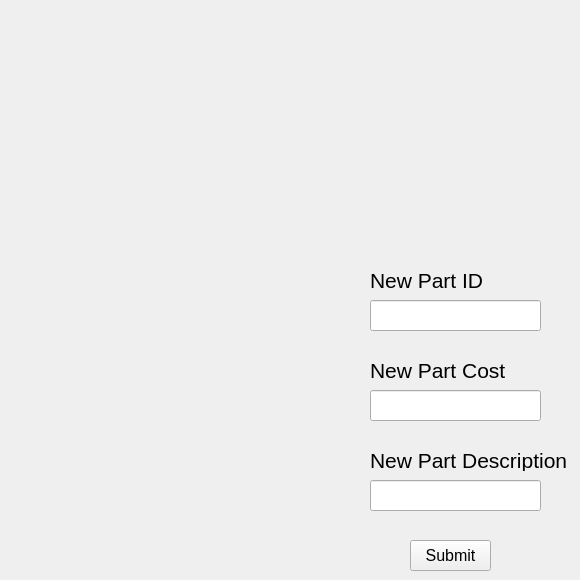
    <widget class="QWidget" name="new_part_page">
     <widget class="QLineEdit" name="new_part_part_id_input_box">
      <property name="geometry">
       <rect>
        <x>370</x>
        <y>300</y>
        <width>171</width>
        <height>31</height>
       </rect>
      </property>
     </widget>
     <widget class="QLabel" name="new_part_id_label">
      <property name="geometry">
       <rect>
        <x>370</x>
        <y>270</y>
        <width>121</width>
        <height>21</height>
       </rect>
      </property>
      <property name="font">
       <font>
        <pointsize>16</pointsize>
       </font>
      </property>
      <property name="text">
       <string>New Part ID</string>
      </property>
     </widget>
     <widget class="QLineEdit" name="new_part_part_cost_input_box">
      <property name="geometry">
       <rect>
        <x>370</x>
        <y>390</y>
        <width>171</width>
        <height>31</height>
       </rect>
      </property>
     </widget>
     <widget class="QLabel" name="new_part_cost_label">
      <property name="geometry">
       <rect>
        <x>370</x>
        <y>360</y>
        <width>141</width>
        <height>21</height>
       </rect>
      </property>
      <property name="font">
       <font>
        <pointsize>16</pointsize>
       </font>
      </property>
      <property name="text">
       <string>New Part Cost</string>
      </property>
     </widget>
     <widget class="QLineEdit" name="new_part_description_input_box">
      <property name="geometry">
       <rect>
        <x>370</x>
        <y>480</y>
        <width>171</width>
        <height>31</height>
       </rect>
      </property>
     </widget>
     <widget class="QLabel" name="new_part_description_label">
      <property name="geometry">
       <rect>
        <x>370</x>
        <y>450</y>
        <width>201</width>
        <height>21</height>
       </rect>
      </property>
      <property name="font">
       <font>
        <pointsize>16</pointsize>
       </font>
      </property>
      <property name="text">
       <string>New Part Description</string>
      </property>
     </widget>
     <widget class="QPushButton" name="new_part_submit_button">
      <property name="geometry">
       <rect>
        <x>410</x>
        <y>540</y>
        <width>81</width>
        <height>31</height>
       </rect>
      </property>
      <property name="font">
       <font>
        <pointsize>12</pointsize>
       </font>
      </property>
      <property name="text">
       <string>Submit</string>
      </property>
     </widget>
    </widget>
